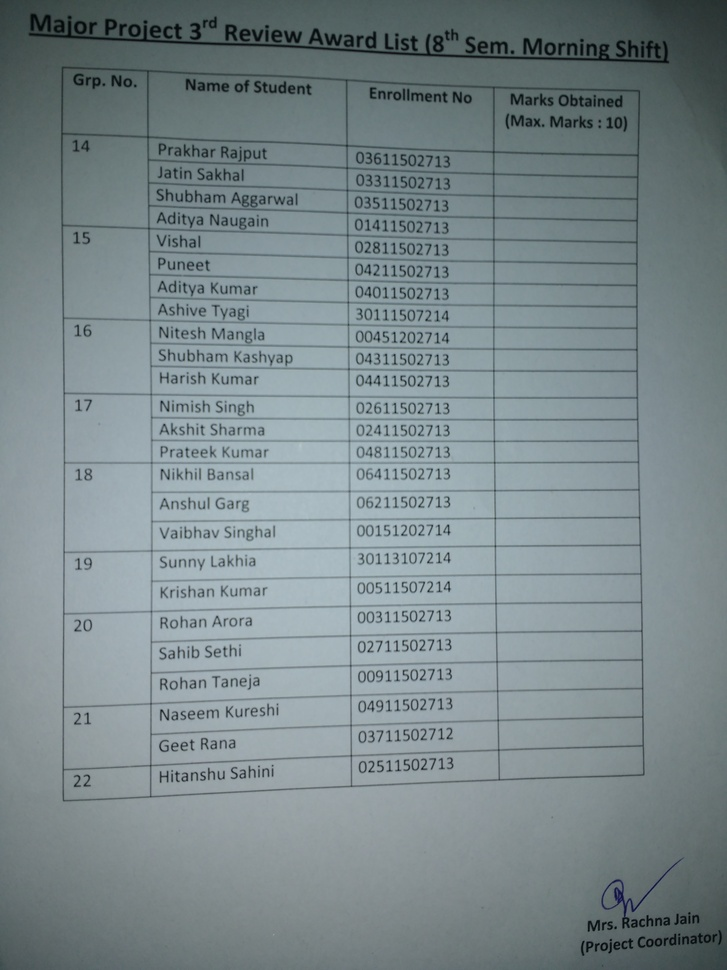
#> input picture code windows/test.jpg, 727 x 970 px, shrunk from 3120 x 4160 before the run
$ python test4.py   (older library calls are emulated)
#> lines starting #> are read from the running program, lines starting #| are printed output that depends on the picture; after the words box and inside, x2 and y2 are one past the last pixel; in counts of white or black regions, pixels touching at a corner belong together
import cv2
import numpy as np

#cleaning image
img = cv2.imread("test.jpg")
#> img is the input picture: shape (970, 727, 3); mean B, G, R 140.3, 136.8, 123.4
gray = cv2.cvtColor(img, cv2.COLOR_BGR2GRAY)
#gray = cv2.fastNlMeansDenoising(gray, None, 10, 7, 21)
#gray = cv2.Canny(gray,80,80)
gaussian = cv2.GaussianBlur(gray, (11, 11), 0)
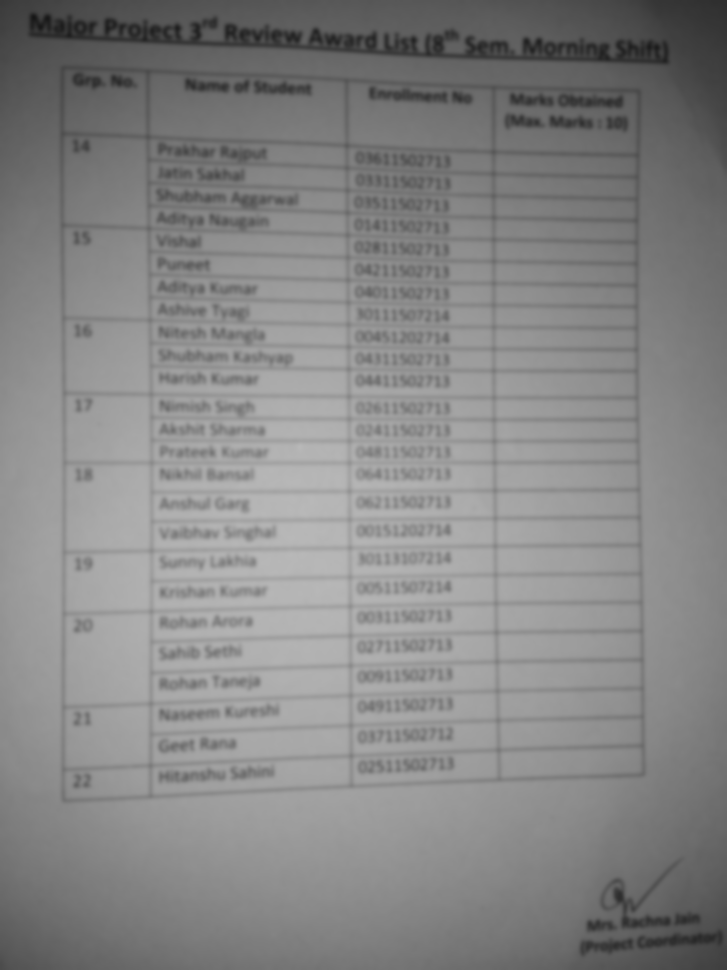
#> gaussian: shape (970, 727); min 22, max 184, mean 133.2
thresh = cv2.adaptiveThreshold(gaussian, 255, 0, 1, 13, 4)
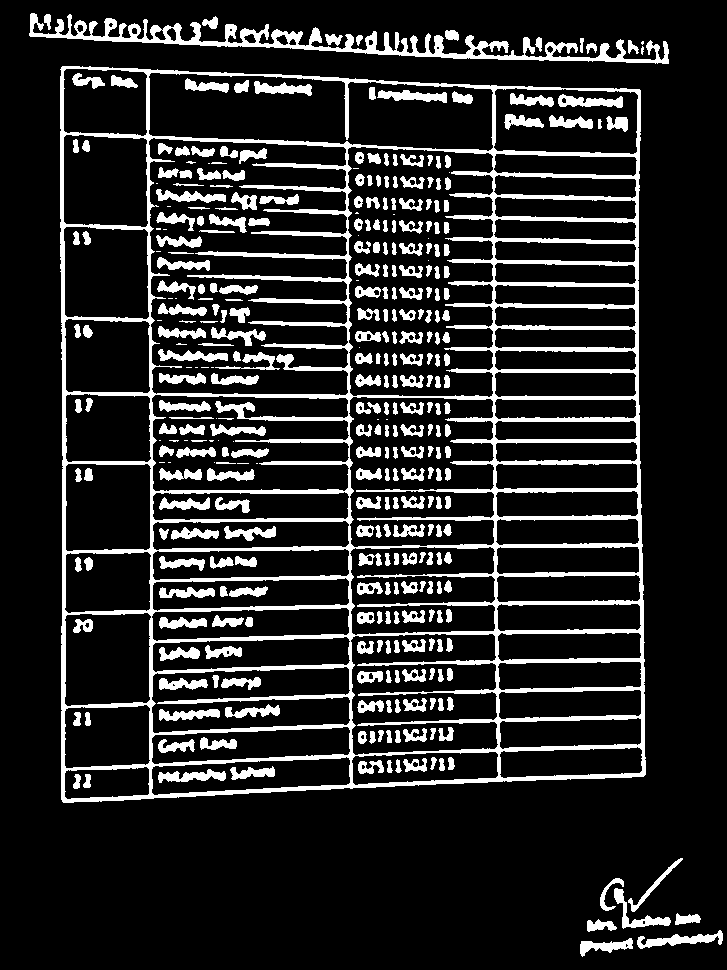
#> thresh: shape (970, 727); 15% white; 365 white regions (41 under 20 px), largest, box (x1, y1, x2, y2) and area: (60, 66, 646, 803) 56328, (29, 13, 669, 64) 6681, (637, 930, 723, 949) 657
kernel = np.ones((5,5), np.uint8)
#kernel = np.array([[0,1,0],[1,1,1],[0,1,0]],dtype=np.uint8)
thresh = cv2.dilate(thresh, kernel)
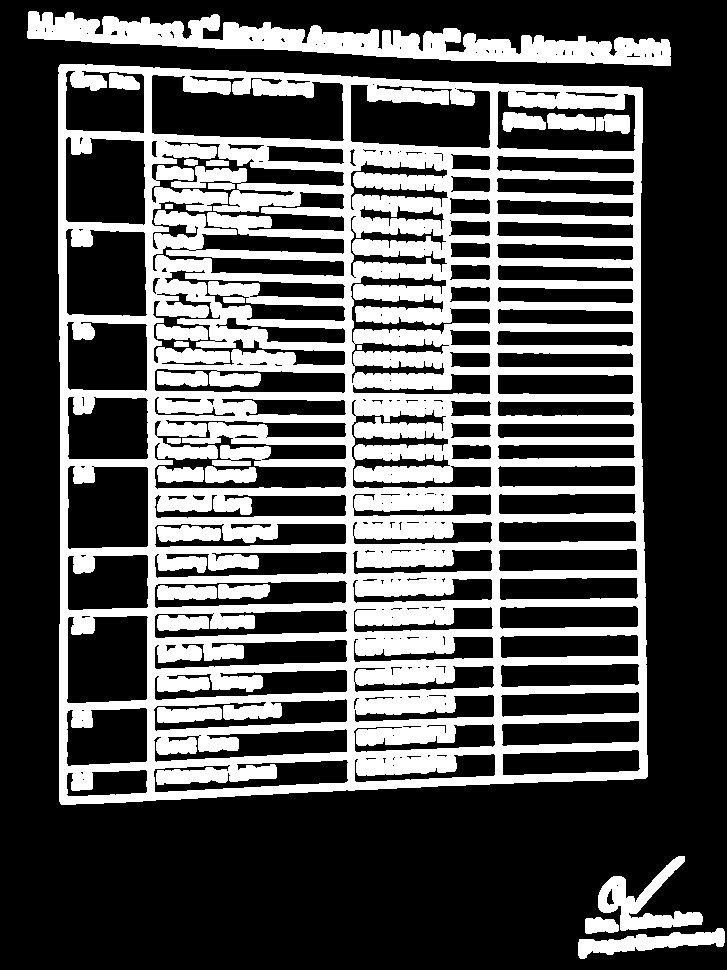
#> thresh: shape (970, 727); 32.1% white; 25 white regions
cv2.imwrite("rr.jpg", thresh)

#Finding table
contours, hierarchy = cv2.findContours(thresh, cv2.RETR_TREE, cv2.CHAIN_APPROX_SIMPLE)
#> contours = 301 contours, 136 with area under 20; largest, box (x1, y1, x2, y2) and area: (58, 64, 648, 805) 416574, (27, 11, 671, 66) 14050, (151, 74, 345, 142) 9684, (151, 141, 345, 255) 8807, (154, 419, 347, 490) 8294
biggest = None
max_area = 0
for i in contours:
    area = cv2.contourArea(i)
    if area > max_area:
        max_area = area
        biggest = i
#> this loop made 301 passes
#> (area, max_area) on passes 1, 3, 6: (1869.5, 1869.5), (2604.5, 2604.5), (416574, 416574)
#> area on passes 2, 4, 9, 11, 14, 17: 417, 80.5, 1551.5, 3066.5, 21, 31.5
#> after the loop, biggest = contour of 183 points, box (x1, y1, x2, y2) (58, 64, 648, 805), area 416574; max_area = 416574
x, y, w, h = cv2.boundingRect(biggest)
#> x = 58; y = 64; w = 590; h = 741
table_img = thresh[y: y + h, x: x + w]
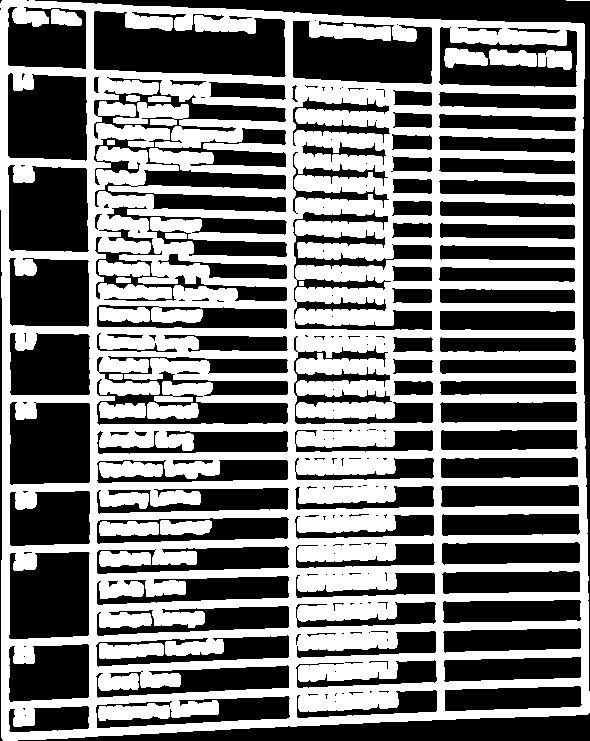
#> table_img: shape (741, 590); 47.1% white; 22 white regions, largest, box (x1, y1, x2, y2) and area: (0, 0, 590, 741) 196711, (99, 461, 163, 478) 865, (99, 643, 164, 659) 862
cv2.imwrite("ti.jpg",table_img)

#cutting table in original image
cv2.rectangle(img, (x, y), (x+w, y+h), (255, 0, 0), 3)
peri = cv2.arcLength(biggest, True)
#> peri = 2634.9
approx = cv2.approxPolyDP(biggest, 0.02*peri, True)
#> approx = [[60, 64], [60, 803], [645, 778], [642, 88]]
cv2.drawContours(img, [approx], 0, (0, 255, 0), 2, cv2.CV_AA)
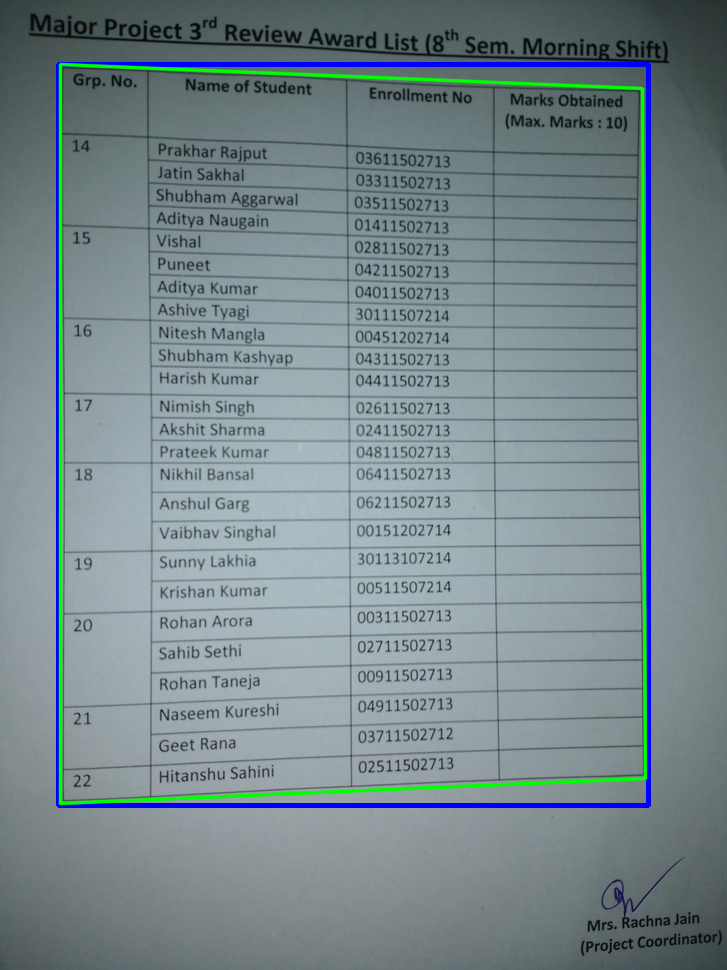
#> img: shape (970, 727, 3); mean B, G, R 140.5, 136.2, 120
cv2.imwrite("ii.jpg", img)
cv2.imwrite("cii.jpg", img[y: y + h, x: x + w])
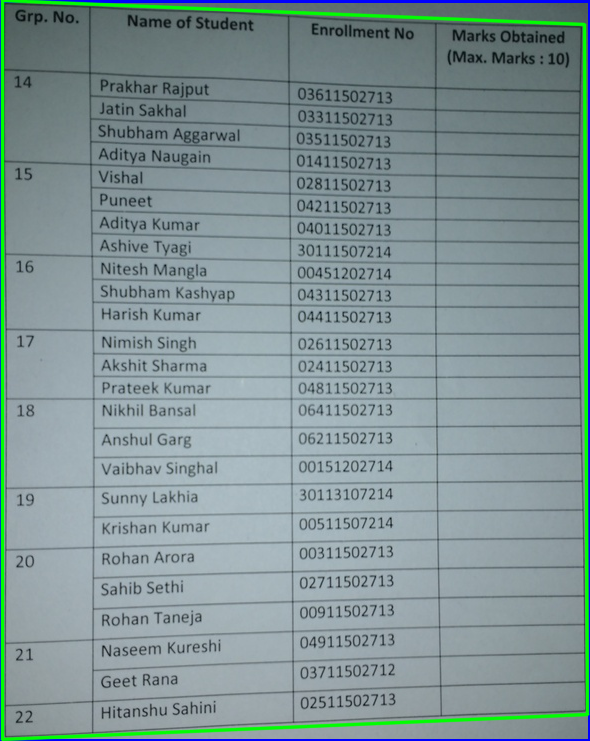
#> saved as cii.jpg: shape (741, 590, 3); mean B, G, R 150, 148, 128.7
cv2.imwrite("tfi.jpg", cv2.imread("rr.jpg")[y: y + h, x: x + w])
